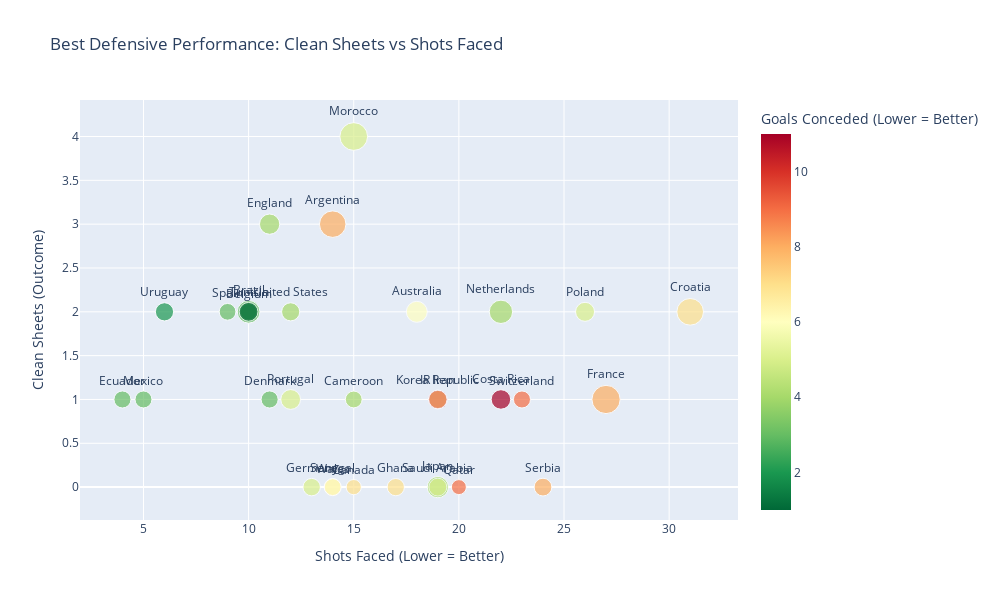

The notebook cell saved with this chart:
### Markdown cell above
### Defensive_Performance

This section shifts the focus from defensive volume to defensive effectiveness, examining how well teams convert defensive control into tangible outcomes at the team level.  
Rather than assuming that higher defensive activity alone leads to stronger results, the analysis evaluates defensive outcomes in relation to shots faced, highlighting teams that limited opposition opportunities and maintained defensive stability.

By comparing shots faced (defensive control) with clean sheets (defensive outcome), and incorporating goals conceded and defensive actions for additional context, the visualization provides a clearer picture of defensive organization, workload, and overall defensive performance.  
This approach allows for the identification of teams that defended efficiently through structure and positioning, rather than relying solely on reactive defensive effort.

### Code cell
# Defensive Efficency: Clean Sheets vs Shots Faced
# Shows defensive performance using control, outcome, and goals conceded

fig = px.scatter(
    data_frame=team_summary,
    x='team_total_shots_faced',     # Defensive control (lower = better)
    y='team_clean_sheets',          # Defensive outcome
    color='team_goals_against',     # Lower = better defense
    size='team_defensive_actions',  # Emphasize defensive effort
    hover_name='team',
    text='team',
    color_continuous_scale='RdYlGn_r',  # Green = better
    title='Best Defensive Performance: Clean Sheets vs Shots Faced'
)

# Improve text readability
fig.update_traces(textposition='top center')

# Layout and labels
fig.update_layout(
    xaxis_title='Shots Faced (Lower = Better)',
    yaxis_title='Clean Sheets (Outcome)',
    width=1000,
    height=600,
    coloraxis_colorbar=dict(
        title='Goals Conceded (Lower = Better)'
    )
)

fig.show()
fig.write_html("team_defensive_efficency.html")

### Figure 1 — Plotly figure (JSON) as saved in the notebook; plotly's stock layout.template omitted (floating-point values rounded to 4 significant figures)
{"data": [{"hovertemplate": "<b>%{hovertext}</b><br><br>team_total_shots_faced=%{x}<br>team_clean_sheets=%{y}<br>team_defensive_actions=%{marker.size}<br>team=%{text}<br>team_goals_against=%{marker.color}<extra></extra>", "hovertext": ["Argentina", "Australia", "Belgium", "Brazil", "Cameroon", "Canada", "Costa Rica", "Croatia", "Denmark", "Ecuador", "England", "France", "Germany", "Ghana", "IR Iran", "Japan", "Korea Republic", "Mexico", "Morocco", "Netherlands", "Poland", "Portugal", "Qatar", "Saudi Arabia", "Senegal", "Serbia", "Spain", "Switzerland", "Tunisia", "United States", "Uruguay", "Wales"], "legendgroup": "", "marker": {"color": [8, 6, 2, 3, 4, 7, 11, 7, 3, 3, 4, 8, 5, 7, 11, 4, 8, 3, 5, 4, 5, 5, 9, 5, 7, 8, 3, 9, 1, 4, 2, 6], "coloraxis": "coloraxis", "size": [259, 162, 98, 188, 104, 85, 140, 262, 108, 107, 151, 294, 112, 110, 132, 166, 121, 106, 283, 201, 133, 144, 83, 118, 108, 116, 103, 107, 130, 121, 122, 102], "sizemode": "area", "sizeref": 0.735, "symbol": "circle"}, "mode": "markers+text", "name": "", "orientation": "v", "showlegend": false, "text": ["Argentina", "Australia", "Belgium", "Brazil", "Cameroon", "Canada", "Costa Rica", "Croatia", "Denmark", "Ecuador", "England", "France", "Germany", "Ghana", "IR Iran", "Japan", "Korea Republic", "Mexico", "Morocco", "Netherlands", "Poland", "Portugal", "Qatar", "Saudi Arabia", "Senegal", "Serbia", "Spain", "Switzerland", "Tunisia", "United States", "Uruguay", "Wales"], "textposition": "top center", "type": "scatter", "x": [14, 18, 10, 10, 15, 15, 22, 31, 11, 4, 11, 27, 13, 17, 19, 19, 19, 5, 15, 22, 26, 12, 20, 19, 14, 24, 9, 23, 10, 12, 6, 14], "xaxis": "x", "y": [3, 2, 2, 2, 1, 0, 1, 2, 1, 1, 3, 1, 0, 0, 1, 0, 1, 1, 4, 2, 2, 1, 0, 0, 0, 0, 2, 1, 2, 2, 2, 0], "yaxis": "y"}], "layout": {"coloraxis": {"colorbar": {"title": {"text": "Goals Conceded (Lower = Better)"}}, "colorscale": [[0, "rgb(0,104,55)"], [0.1, "rgb(26,152,80)"], [0.2, "rgb(102,189,99)"], [0.3, "rgb(166,217,106)"], [0.4, "rgb(217,239,139)"], [0.5, "rgb(255,255,191)"], [0.6, "rgb(254,224,139)"], [0.7, "rgb(253,174,97)"], [0.8, "rgb(244,109,67)"], [0.9, "rgb(215,48,39)"], [1, "rgb(165,0,38)"]]}, "height": 600, "legend": {"itemsizing": "constant", "tracegroupgap": 0}, "title": {"text": "Best Defensive Performance: Clean Sheets vs Shots Faced"}, "width": 1000, "xaxis": {"anchor": "y", "domain": [0, 1], "title": {"text": "Shots Faced (Lower = Better)"}}, "yaxis": {"anchor": "x", "domain": [0, 1], "title": {"text": "Clean Sheets (Outcome)"}}}}
